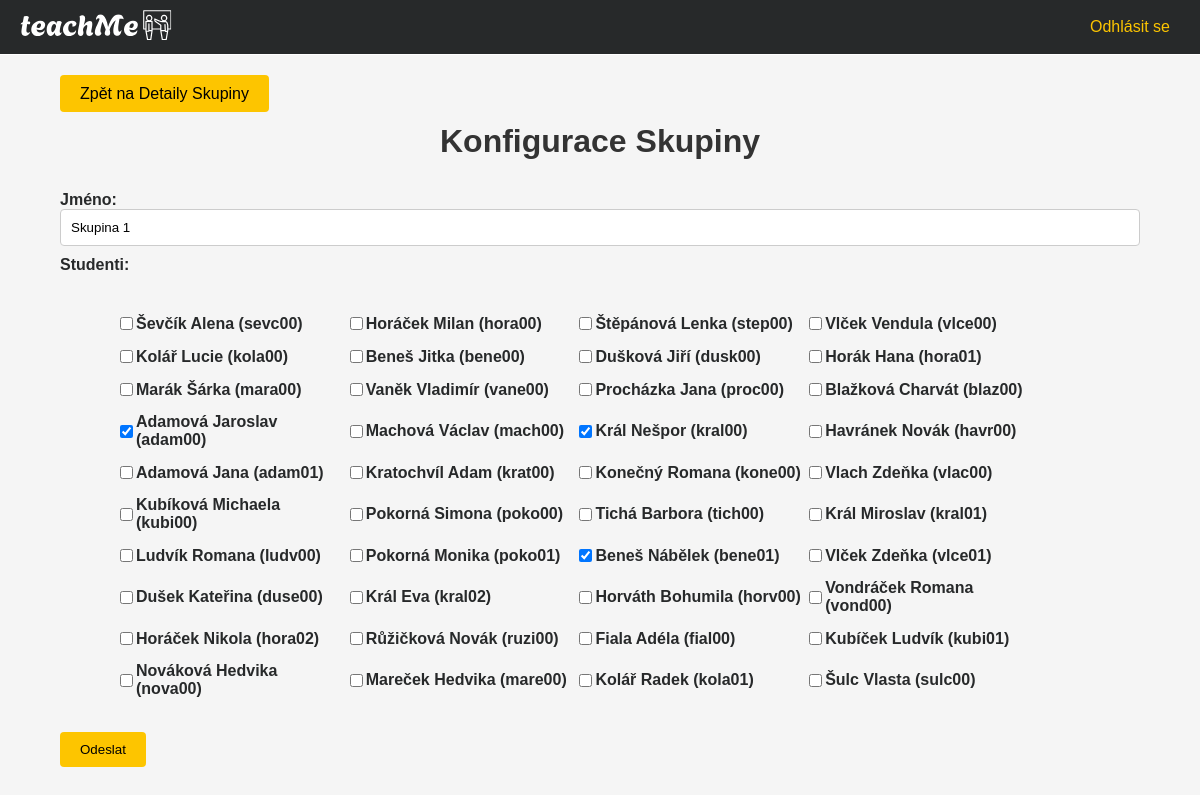
Screenshot of /group/2/configure (signed in) with the database file from the repository.
### models.py (models this page shows)
class Group(db.Model):
    id = db.Column(db.Integer, primary_key=True)
    name = db.Column(db.String(100), nullable=False)

class Student(db.Model):
    id = db.Column(db.Integer, primary_key=True)
    name = db.Column(db.String(50), nullable=False)
    surname = db.Column(db.String(50), nullable=False)
    username = db.Column(db.String(15), nullable=False)
    groups = db.relationship('Group', secondary=student_group_association,
                             backref=db.backref('students', lazy='dynamic'))

### routes/main.py (the view, shortened to what this page needs)
@main.route('/group/<int:group_id>/configure', methods=['GET', 'POST'])
def configure_group(group_id):
    group = Group.query.get_or_404(group_id)
    if not current_user.is_teacher or current_user.id not in [teacher.id for teacher in group.teachers]:
        abort(403)
    teacher_group_ids = db.session.query(teacher_group_association.c.group_id).filter_by(user_id=current_user.id).all()
    flattened_group_ids = [group_id for (group_id,) in teacher_group_ids]
    if not group_id in flattened_group_ids:
        abort(403)
    form = GroupForm(obj=group)
    students = Student.query.all()
    return render_template('configure_group.html', form=form, group=group, students=students)

### forms.py
class GroupForm(FlaskForm):
    name = StringField('Name', validators=[DataRequired()])
    submit = SubmitField('Create Group')
    students = SelectMultipleField('Students', coerce=int)
    def __init__(self, *args, **kwargs):
        super(GroupForm, self).__init__(*args, **kwargs)
        self.students.choices = [(student.id, student.name) for student in Student.query.all()]

### app.py (called while the page is built)
@login_manager.user_loader
def load_user(user_id):
    return User.query.get(user_id)

### templates/configure_group.html (shortened to what this page needs)
{% extends 'base.html' %}
{% block content %}
<div class="button-group">
    <a href="{{ url_for('main.group', group_id=group.id) }}" class=" btn btn-primary">Zpět na Detaily Skupiny</a>
</div>
<h1 class="create-group-title">Konfigurace Skupiny</h1>
<div class="create-group-container">
  <form id="create-group-form" method="post">
    <div class="form-group-name">
      <label for="name" class="create-group-label">Jméno:</label>
      {{ form.name(class_="create-group-input", id="name") }}
    </div>
<label class="create-group-label">Studenti:</label><br>
    <div class="form-group student-list-container scrollable-container">
      <div class="flex-container">
        {% for student in students %}
          <div class="student-item">
            <input type="checkbox" id="student_{{ student.id }}" name="students" value="{{ student.id }}"
                 {% if student in group.students %} checked {% endif %}>
            <label for="student_{{ student.id }}" class="create-group-student-label">{{ student.surname }} {{ student.name }} ({{ student.username }})
            </label><br>
          </div>
        {% endfor %}
      </div>
    </div>
    <div class="form-group">
      <button type="submit" class="create-group-submit">Odeslat</button>
    </div>
  </form>
</div>
{% endblock %}

### static/css/base.css (style rules this page uses)
body { font-family: 'Lato', sans-serif; background-color: #F8F8F8; color: #27292A; margin: 0; padding: 0; }

### static/css/login.css (style rules this page uses)
.form-group { margin-bottom: 20px; }

### static/css/new_group.css (style rules this page uses)
.create-group-title { text-align: center; margin-top: 20px; }
.create-group-container { width: 90%; margin: 0 auto; padding: 10px; }
.student-list-container { margin-top: 10px; }
.form-group-name { width:100%; }
.create-group-label { display: block; font-weight: bold; }
.flex-container { display: flex; flex-wrap: wrap; justify-content: flex-start; }
.student-item { width: 22%; padding: 2px; margin-bottom: 10px; display: flex; align-items: center; }
.create-group-input { width: 100%; padding: 10px; margin-bottom: 10px; border: 1px solid #ccc; border-radius: 4px; box-sizing: border-box; }
.create-group-student-label { margin-bottom: 0; }
.create-group-submit { padding: 10px 20px; background-color: #FDC500; color: #000; border: none; border-radius: 4px; cursor: pointer; transition: background-color 0.3s; }
.scrollable-container { max-height: 400px; overflow-y: auto; }

### static/css/group.css (style rules this page uses)
.button-group { padding-left: 5%; padding-top: 10px; margin-top: 20px; text-decoration: none; }
.student-list-container { margin-top: 20px; padding-left:5%; }

### static/css/new_assignment.css (style rules this page uses)
.form-group { margin-bottom: 20px; }
.form-group label { display: block; font-weight: bold; }
.btn-primary { padding: 10px 20px; margin-top: 10px; background-color: #FDC500; color: #000; border: none; border-radius: 4px; cursor: pointer; transition: background-color 0.3s; text-decoration: none; }

### static/css/assignments.css (style rules this page uses)
body { font-family: Arial, sans-serif; background-color: #f5f5f5; margin: 0; padding: 0; }
h1, h2 { color: #333; }
a { text-decoration: none; color: #007bff; }

### rows the page displays
Group: name "Skupina 1"
Student: surname "Ševčík", name "Alena", username "sevc00"
Student: surname "Horáček", name "Milan", username "hora00"
Student: surname "Štěpánová", name "Lenka", username "step00"
Student: surname "Vlček", name "Vendula", username "vlce00"
Student: surname "Kolář", name "Lucie", username "kola00"
Student: surname "Beneš", name "Jitka", username "bene00"
Student: surname "Dušková", name "Jiří", username "dusk00"
Student: surname "Horák", name "Hana", username "hora01"
Student: surname "Marák", name "Šárka", username "mara00"
Student: surname "Vaněk", name "Vladimír", username "vane00"
Student: surname "Procházka", name "Jana", username "proc00"
Student: surname "Blažková", name "Charvát", username "blaz00"
Student: surname "Adamová", name "Jaroslav", username "adam00"
Student: surname "Machová", name "Václav", username "mach00"
Student: surname "Král", name "Nešpor", username "kral00"
Student: surname "Havránek", name "Novák", username "havr00"
Student: surname "Adamová", name "Jana", username "adam01"
Student: surname "Kratochvíl", name "Adam", username "krat00"
Student: surname "Konečný", name "Romana", username "kone00"
Student: surname "Vlach", name "Zdeňka", username "vlac00"
Student: surname "Kubíková", name "Michaela", username "kubi00"
Student: surname "Pokorná", name "Simona", username "poko00"
Student: surname "Tichá", name "Barbora", username "tich00"
Student: surname "Král", name "Miroslav", username "kral01"
Student: surname "Ludvík", name "Romana", username "ludv00"
Student: surname "Pokorná", name "Monika", username "poko01"
Student: surname "Beneš", name "Nábělek", username "bene01"
Student: surname "Vlček", name "Zdeňka", username "vlce01"
Student: surname "Dušek", name "Kateřina", username "duse00"
Student: surname "Král", name "Eva", username "kral02"
Student: surname "Horváth", name "Bohumila", username "horv00"
Student: surname "Vondráček", name "Romana", username "vond00"
Student: surname "Horáček", name "Nikola", username "hora02"
Student: surname "Růžičková", name "Novák", username "ruzi00"
Student: surname "Fiala", name "Adéla", username "fial00"
Student: surname "Kubíček", name "Ludvík", username "kubi01"
Student: surname "Nováková", name "Hedvika", username "nova00"
Student: surname "Mareček", name "Hedvika", username "mare00"
Student: surname "Kolář", name "Radek", username "kola01"
Student: surname "Šulc", name "Vlasta", username "sulc00"
